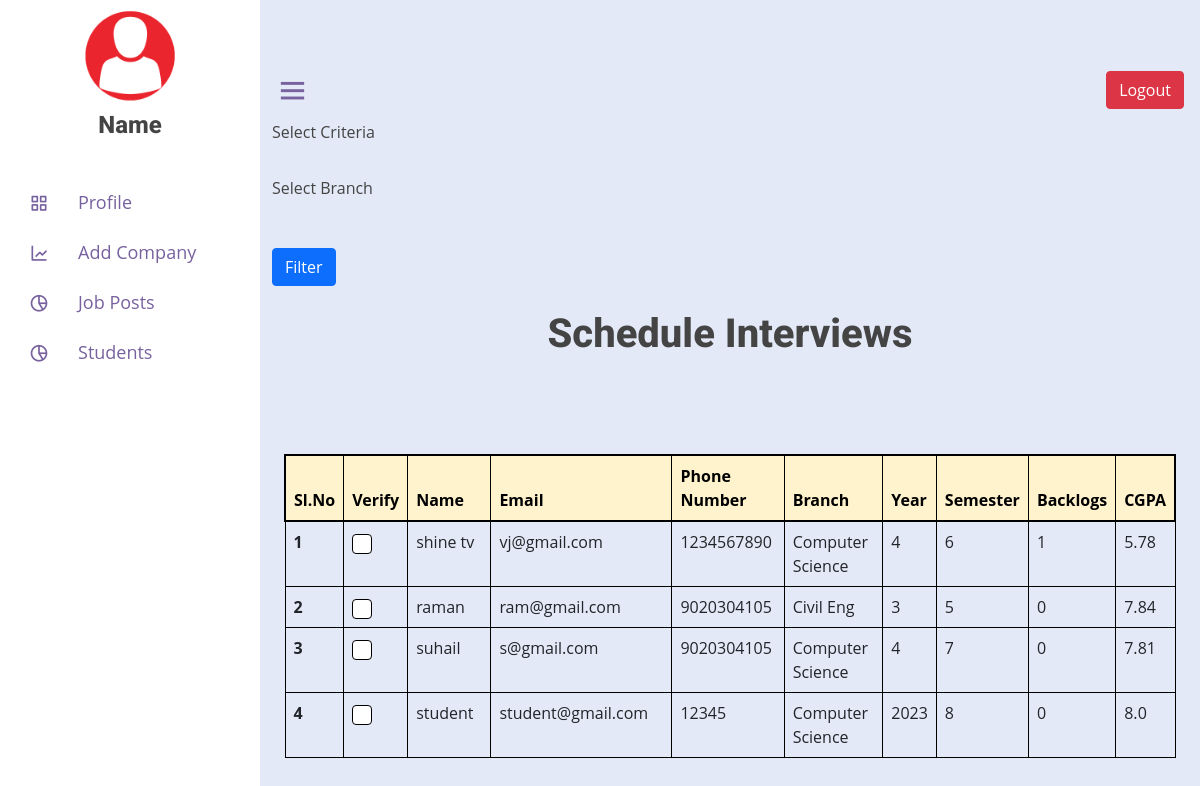
Page /filter_students/ (signed in) on the earlier database version.
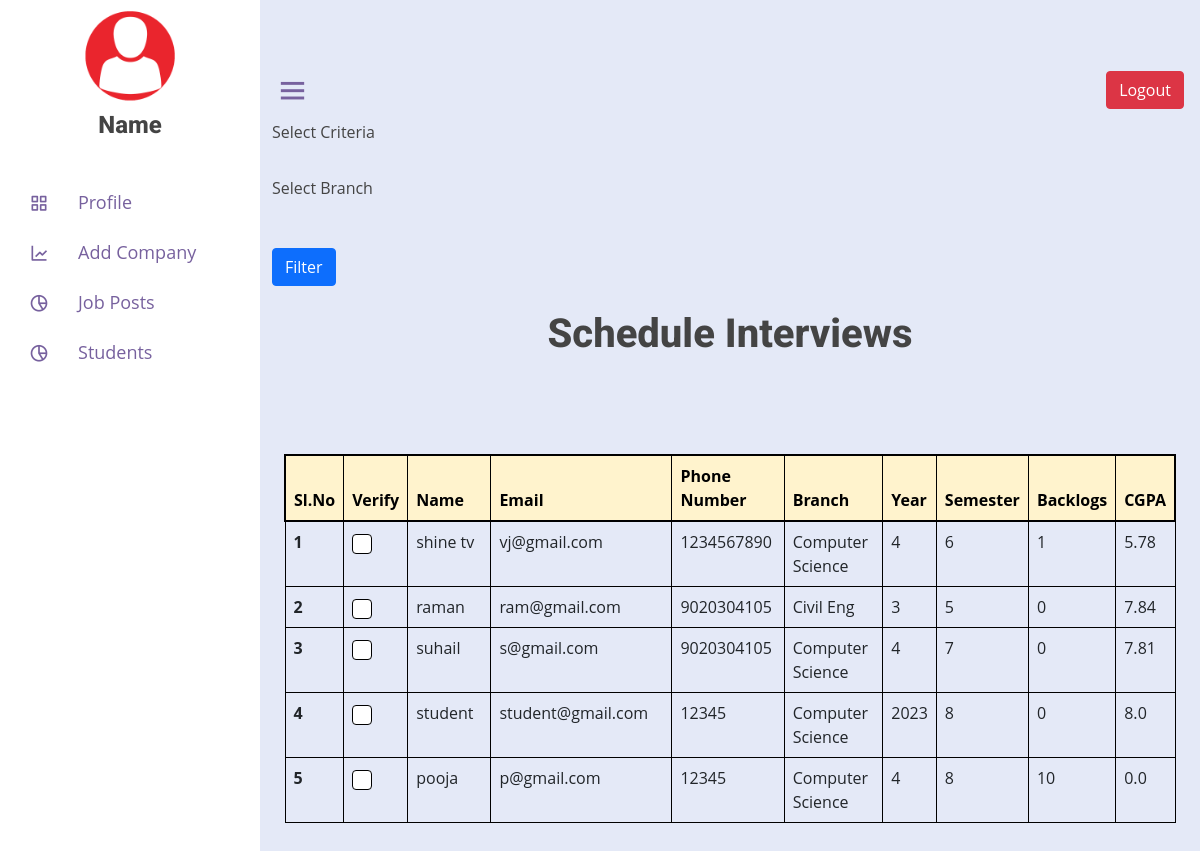
Same page on the later database version.
### placement_app/models.py (models this page shows, shortened)
class Student(models.Model):
    name = models.CharField(max_length=255)
    email = models.EmailField()
    phone = models.CharField(max_length=15)
    branch = models.CharField(max_length=50)
    sem = models.IntegerField()
    year = models.IntegerField()
    backlog = models.IntegerField()
    resume = models.FileField(upload_to='resumes/')
    stud_image = models.ImageField(
        upload_to='stud_image/', null=False, blank=True, default="Nil")
    slug = models.SlugField(unique=True, max_length=255, default="nil")
    cgpa = models.FloatField(max_length=100, default=0)

### placement_app/views.py (the view)
# urls.py: path('filter_students/', views.filter_students),
def filter_students(request):
    SessionId=request.session['id']
    Tpo=Add_TPO.objects.filter(id=SessionId)
    students = Student.objects.all()
    job_posts = Add_Job_Post.objects.all().filter(verification="Verified")
    selected_job_post = None
    filtered_students = None
    if request.method == "POST":
        if 'filter' in request.POST:
            print("cccccccccccccccc")
            job_posts = Add_Job_Post.objects.all().filter(verification="Verified")
            criteria = request.POST.getlist('criteria')
            print(criteria)
            branch = request.POST.get('branch')
            filtered_students = Student.objects.all()
            if "backlog" in criteria:
                filtered_students = filtered_students.filter(backlog=0)
            if "cgpa" in criteria:
                filtered_students = filtered_students.filter(cgpa__gte=7.5)
            if "year" in criteria:
                filtered_students = filtered_students.filter(year__in=[3, 4])
            if branch:
                filtered_students = filtered_students.filter(branch=branch)
            context = {
                'filtered_students': filtered_students.distinct(),
                'criteria': criteria,
                'branch': branch,
                'job_posts':job_posts
            }
            return render(request, 'TPO/job_send.html', context)
        elif 'send' in request.POST:
            selected_job_posts = request.POST.getlist('job_posts')
            selected_students = request.POST.getlist('students')
            if not selected_job_posts:
                return render(request,'TPO/error.html',{'msg':"You didnt select job post recent click"})
            for job_post_id in selected_job_posts:
                job_post = Add_Job_Post.objects.get(id=job_post_id)
                for student_id in selected_students:
                    student = Student.objects.get(id=student_id)
                    if JobPostApplication.objects.filter(job_post=job_post, student=student).exists():
                        return render(request,'TPO/error.html',{'msg':f'{job_post.job_position} is already sent to {student.name}'})
                    JobPostApplication.objects.create(job_post=job_post, student=student,status="Request",Eligibilty="Yes")
                    return render(request,'TPO/error.html',{'msg':f'{job_post.job_position} is sent to {student.name}'})
            return redirect(filter_students)
    else:
        context = {
            'students': students,
            'job_posts': job_posts,
            'criteria': [],
            'branch': None,
        }
        return render(request, 'TPO/job_send.html', context)

### placement_app/templates/TPO/job_send.html (shortened to what this page needs)
{% extends 'TPO/tpo_header.html' %}
{% load static %}
{% block content %}
<div class="container-fluid">
    <form method="POST">
        <div class="row mb-3">
            <div class="col-md-12">
                <div class="mb-4">
                    <label for="criteria" class="form-label">Select Criteria</label>
                </div>
                <div class="mb-4">
                    <label for="branch" class="form-label">Select Branch</label>
                </div>
            </div>
        </div>
        <div class="row mb-3">
            <div class="col-md-12">
                <button type="submit" name="filter" class="btn btn-primary">Filter</button>
            </div>
        </div>
    </form>
    {% if filtered_students %}
    <div class="container-fluid">
        <div class="row mb-3">
            <div class="col-md-12">
                <h3>Select Students</h3>
            </div>
        </div>
        <form method="POST">
            {% csrf_token %}
            <div class="row mb-3">
                <div class="col-md-12">
                    <label>Select Job Post(s)</label>
                    <select class="selectpicker form-control" name="job_posts" multiple>
                        {% for job_post in job_posts %}
                        <option value="{{ job_post.pk }}">{{ job_post.job_position }} ({{ job_post.company_id.company_name }})</option>
                        {% endfor %}
                    </select>
                </div>
            </div>
            <div class="row mb-3">
                <div class="col-md-12">
                    <h3>Students</h3>
                    <table class="table table-striped table-hover">
                        <thead>
                            <tr>
                                <th>Serial No.</th>
                                <th>Select</th>
                                <th>Name</th>
                                <th>Backlogs</th>
                                <th>Semester</th>
                                <th>CGPA</th>
                                <th>Branch</th>
                                <th>Resume</th>
                            </tr>
                        </thead>
                        <tbody>
                            {% for student in filtered_students %}
                            <tr>
                                <td>{{ forloop.counter }}</td>
                                <td><input class="form-check-input" type="checkbox" name="students" value="{{ student.pk }}"></td>
                                <td>{{ student.name }}</td>
                                <td>{{ student.backlog }}</td>
                                <td>{{ student.sem }}</td>
                                <td>{{ student.cgpa }}</td>
                                <td>{{ student.branch }}</td>
                                <td><a href="{{ student.resume.url }}" target="_blank">View Resume</a></td>
                            </tr>
                            {% endfor %}
                        </tbody>
                    </table>
                </div>
            </div>
            <div class="row mb-3">
                <div class="col-md-12">
                    <button type="submit" name="send" class="btn btn-primary">Send</button>
                </div>
            </div>
        </form>
    </div>
    {% else %}
    <div class="container">
        <h1 class="text-center mt-4">Schedule Interviews</h1>
        <table class="table table-bordered" border="1" style="border:1px solid #000">
            <thead>
                <tr class="table-warning" style="border:2px solid #000">
                    <th scope="col" width="5%">Sl.No</th>
                    <th scope="col" width="5%">Verify</th>
                    <th scope="col" width="15%">Name</th>
                    <th scope="col" width="30%">Email</th>
                    <th scope="col" width="15%">Phone Number</th>
                    <th scope="col" width="15%">Branch</th>
                    <th scope="col" width="5%">Year</th>
                    <th scope="col" width="5%">Semester</th>
                    <th scope="col" width="5%">Backlogs</th>
                    <th scope="col" width="5%">CGPA</th>
                </tr>
            </thead>
            <tbody class="table-group-divider">
                {% for x in students %}
                <tr>
                    <th scope="row">{{forloop.counter}}</th>
                    <th scope="col"> <input class="form-check-input" type="checkbox" value="" id=""></th>
                    <td>{{x.name}}</td>
                    <td>{{x.email}}</td>
                    <td>{{x.phone}}</td>
                    <td>{{x.branch}}</td>
                    <td>{{x.year}}</td>
                    <td>{{x.sem}}</td>
                    <td>{{x.backlog}}</td>
                    <td>{{x.cgpa}}</td>
                </tr>
                {% endfor %}
            </tbody>
        </table>
    </div>
    {% endif %}
    {% endblock %}

### placement_app/templates/TPO/tpo_header.html (shortened to what this page needs)
{% load static %}
<!DOCTYPE html>
<html lang="en">
<head>
    <link href="https://cdn.jsdelivr.net/npm/bootstrap@5.1.3/dist/css/bootstrap.min.css" rel="stylesheet"
>
    <link href="{% static 'css/style.css' %}" rel="stylesheet">
    <link rel="stylesheet" href="https://cdnjs.cloudflare.com/ajax/libs/boxicons/2.1.0/css/boxicons.min.css"
 />
    <link rel="stylesheet" href="{% static 'css/select-picker.css' %}" />
</head>
<body>
    <div class="sidebar">
        <div class="logo-details ">
            <img src="{% static 'img/avatar.png' %}" width="40%" class="mx-5 my-2">
        </div>
        <h4 class="logo_name d-block mx-auto" style="width: fit-content;">Name</h4>
        <ul class="nav-links">
            <li>
                <a href="/Tpo_Profile/">
                    <i class='bx bx-grid-alt'></i>
                    <span class="link_name">Profile</span>
                </a>
            </li>
            <li>
                <a href="/Add_company/">
                    <i class='bx bx-line-chart'></i>
                    <span class="link_name">Add Company</span>
                </a>
            </li>
            <li>
                <a href="/Verify_Post/">
                    <i class='bx bx-pie-chart-alt-2'></i>
                    <span class="link_name">Job Posts</span>
                </a>
            </li>
            <li>
                <a href="/filter_students/">
                    <i class='bx bx-pie-chart-alt-2'></i>
                    <span class="link_name">Students</span>
                </a>
            </li>
        </ul>
    </div>
    <section class="home-section">
        <div class="home-content">
            <i class='bx bx-menu'></i>
            <a href="/logout/"><button class="btn btn-danger " type="button">Logout</button></a>
        </div>
        {% block content%} {% endblock %}
    </section>
    <link rel="stylesheet" href="https://cdnjs.cloudflare.com/ajax/libs/jquery-modal/0.9.1/jquery.modal.min.css" />
</body>
</html>

### placement_app/static/css/style.css (style rules this page uses)
:root { --color-white: #fff; --color-light: #f1f5f9; --color-black: #121212; --color-night: #001632; --color-red: #f44336; --color-blue: #1a73e8; --color-gray: #80868b; --color-grayish: #dadce0; --shadow-normal: 0 1px 3px 0 rgba(0, 0, 0, 0.1), 0 1px 2px 0 rgba(0, 0, 0, 0.06); --shadow-medium: 0 4px 6px -1px rgba(0, 0, 0, 0.1), 0 2px 4px -1px rgba(0, 0, 0, 0.06); --shadow-large: 0 10px 15px -3px rgba(0, 0, 0, 0.1), 0 4px 6px -2px rgba(0, 0, 0, 0.05); }
body { font-family: "Open Sans", sans-serif; color: #444444; }
a { text-decoration: none; color: #d9232d; }
h1, h2, h3, h4, h5, h6 { font-family: "Roboto", sans-serif; font-weight: 800; }
section { padding: 60px 0; overflow: hidden; }
.sidebar { position: fixed; top: 0; left: 0; height: 100%; width: 260px; background: #ffff; z-index: 100; transition: all 0.5s ease; }
.sidebar .logo-details { width: 100%; display: flex; align-items: center; justify-content: center; }
.sidebar .nav-links { height: 100%; padding: 30px 0 150px 0; overflow: auto; }
.sidebar .nav-links li { position: relative; list-style: none; transition: all 0.4s ease; }
.sidebar .nav-links li i { height: 50px; min-width: 78px; text-align: center; line-height: 50px; color: #77619e; font-size: 20px; cursor: pointer; transition: all 0.3s ease; }
.sidebar .nav-links li a { display: flex; align-items: center; text-decoration: none; }
.sidebar .nav-links li a .link_name { font-size: 18px; font-weight: 400; color: #77619e; transition: all 0.4s ease; }
.home-section { position: relative; background: #e4e9f7; min-height: 100vh; left: 260px; width: calc(100% - 260px); transition: all 0.5s ease; }
.home-section .home-content { height: 60px; display: flex; align-items: center; justify-content: space-between; }
.home-content button { margin-right: 1rem; }
.home-section .home-content .bx-menu, .home-section .home-content .text { color: #77619e; font-size: 35px; }
.home-section .home-content .bx-menu { margin: 0 15px; cursor: pointer; }

### placement_app/templates/TPO/job_send.html (style rules this page uses)
.form-check-input { width: 20px; height: 20px; border: 1px solid #000; }

Differences in the rows shown:
added Student: name "pooja", email "p@gmail.com", phone "12345", branch "Computer Science", year "4", sem "8", backlog "10", cgpa "0.0"
